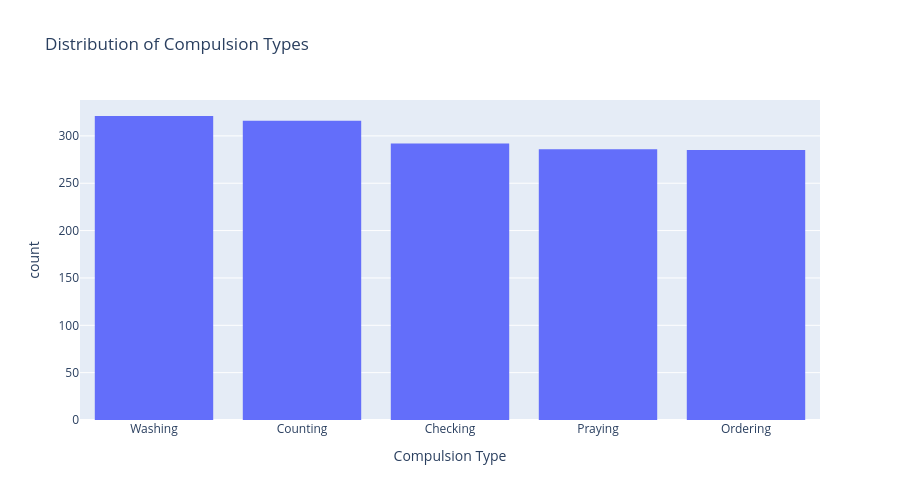

The cell this chart's notebook holds for it:
### Code cell
fig = px.histogram(
    df,
    x="Compulsion Type",
    title="Distribution of Compulsion Types",
    width=900, height=500
)
fig.update_xaxes(categoryorder='total descending')  
fig.show()

### Figure 1 — Plotly figure (JSON) as saved in the notebook; plotly's stock layout.template omitted (floating-point values rounded to 4 significant figures; data arrays with more than 128 entries replaced by an {"elided": "..."} marker saying what was removed)
{"data": [{"alignmentgroup": "True", "bingroup": "x", "hovertemplate": "Compulsion Type=%{x}<br>count=%{y}<extra></extra>", "legendgroup": "", "marker": {"color": "#636efa", "pattern": {"shape": ""}}, "name": "", "offsetgroup": "", "orientation": "v", "showlegend": false, "type": "histogram", "x": {"elided": "1500 str values"}, "xaxis": "x", "yaxis": "y"}], "layout": {"barmode": "relative", "height": 500, "legend": {"tracegroupgap": 0}, "title": {"text": "Distribution of Compulsion Types"}, "width": 900, "xaxis": {"anchor": "y", "autorange": true, "categoryorder": "total descending", "domain": [0, 1], "range": [-0.5, 4.5], "title": {"text": "Compulsion Type"}, "type": "category"}, "yaxis": {"anchor": "x", "autorange": true, "domain": [0, 1], "range": [0, 337.9], "title": {"text": "count"}}}}
